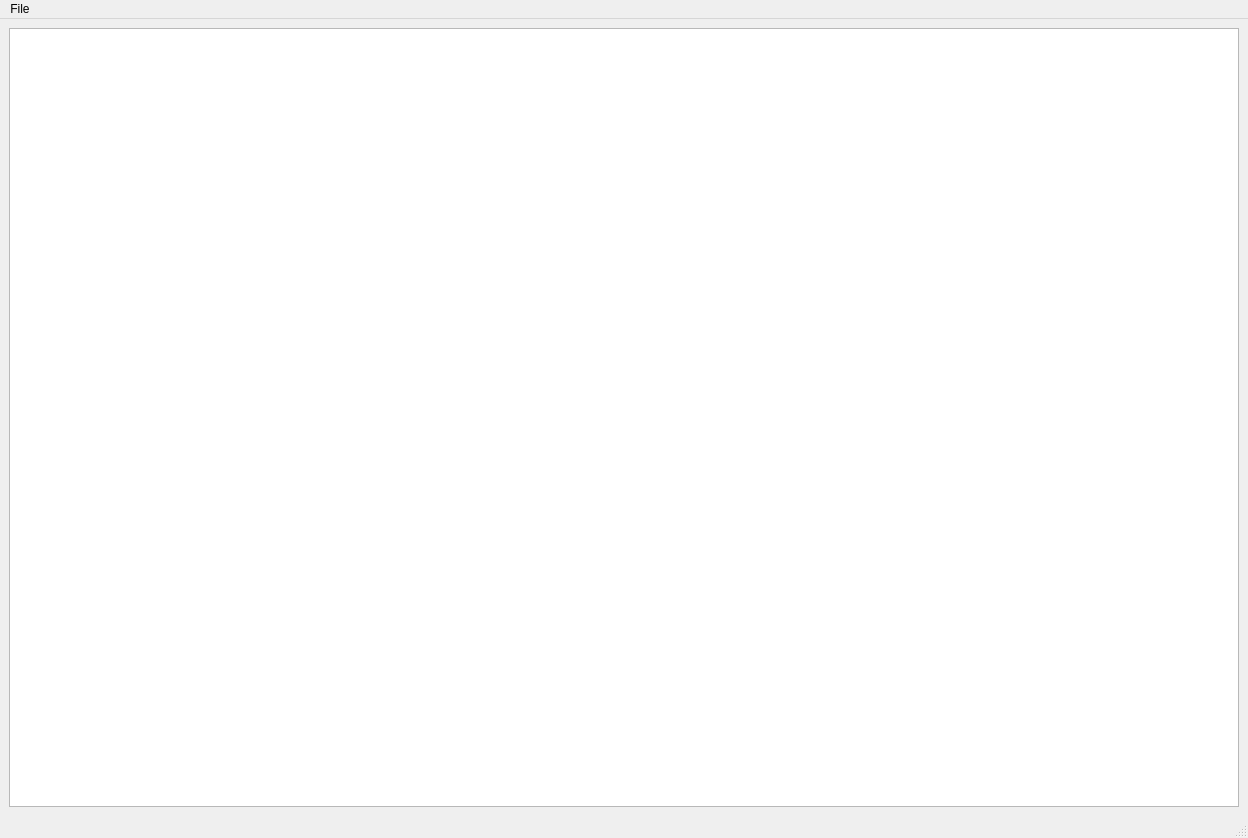
<?xml version="1.0" encoding="UTF-8"?>
<ui version="4.0">
 <class>MainWindow</class>
 <widget class="QMainWindow" name="MainWindow">
  <property name="geometry">
   <rect>
    <x>0</x>
    <y>0</y>
    <width>1248</width>
    <height>838</height>
   </rect>
  </property>
  <property name="sizePolicy">
   <sizepolicy hsizetype="Expanding" vsizetype="Expanding">
    <horstretch>0</horstretch>
    <verstretch>0</verstretch>
   </sizepolicy>
  </property>
  <property name="windowTitle">
   <string>MainWindow</string>
  </property>
  <widget class="QWidget" name="centralwidget">
   <property name="sizePolicy">
    <sizepolicy hsizetype="Expanding" vsizetype="Expanding">
     <horstretch>0</horstretch>
     <verstretch>0</verstretch>
    </sizepolicy>
   </property>
   <property name="minimumSize">
    <size>
     <width>800</width>
     <height>600</height>
    </size>
   </property>
   <property name="maximumSize">
    <size>
     <width>16777215</width>
     <height>16777215</height>
    </size>
   </property>
   <layout class="QHBoxLayout" name="horizontalLayout">
    <item>
     <layout class="QGridLayout" name="gridLayout">
      <item row="0" column="0">
       <widget class="QListWidget" name="listWidget"/>
      </item>
     </layout>
    </item>
   </layout>
  </widget>
  <widget class="QMenuBar" name="menubar">
   <property name="geometry">
    <rect>
     <x>0</x>
     <y>0</y>
     <width>1248</width>
     <height>22</height>
    </rect>
   </property>
   <widget class="QMenu" name="menuFile">
    <property name="title">
     <string>File</string>
    </property>
   </widget>
   <addaction name="menuFile"/>
  </widget>
  <widget class="QStatusBar" name="statusbar"/>
 </widget>
 <resources/>
 <connections/>
</ui>
